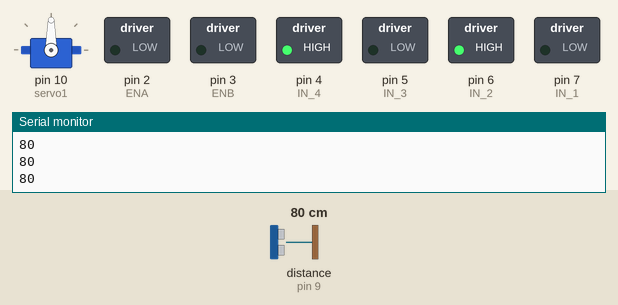
The sketch below on a simulated Arduino Uno, built with avr-gcc and run on an emulated ATmega328P. On the bench: servo, switched loads named in the sketch (green lamp = pin HIGH), the last lines printed to the serial monitor. Wiring (inferred from the names in the program): ultrasonic range finder: trigger pin 8; echo pin 9. Dashed ring = blinking. The inputs (shaded band) are chosen by the test bench; at power-on: distance to the obstacle (sensor on pin 9) 80 cm. The echo pulse lasts 58.3 µs per cm; pins used as bus, display or sensor lines are not drawn.

Above: at 1.17 s.
1.5 s: distance to the obstacle (sensor on pin 9) set to 33 cm
4.5 s: distance to the obstacle (sensor on pin 9) set to 26 cm
At 6.3 s:
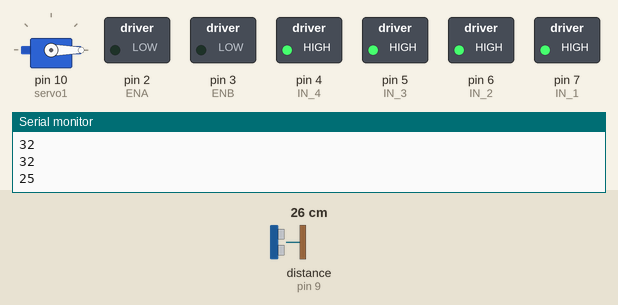
At 8.8 s:
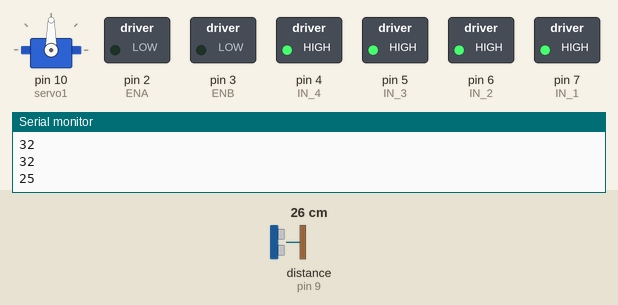
Timing chart, 0 to 13.2 s (numbered marks = the images above; inputs shaded):
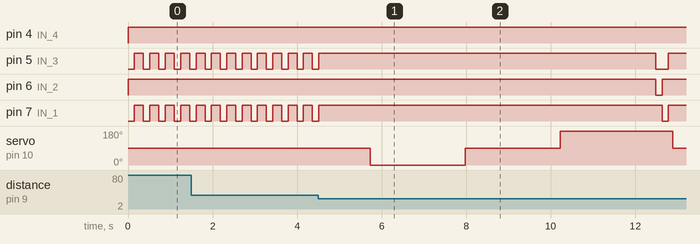

The sketch:

car_sketch_while_rob2.0.ino
```cpp
#include <Servo.h>
Servo servo1;
int pos=90;
int right0;
int rightwor;
int left180;
int forward90;
int cm,x,y;
int m[10],s=0,mean,suma=0;
int range[5];
int i=0;
int IN_1 = 7;
int IN_2 = 6;
int ENA = 2;
int ENB = 3;
int IN_3 = 5;
int IN_4 = 4;
int echoPin = 9;
int trigPin = 8;
 //int rotation = 0;
void setup()
{

Serial.begin (9600);
pinMode(IN_1,OUTPUT);
pinMode(IN_2,OUTPUT);
pinMode(ENA,OUTPUT);
pinMode(IN_3,OUTPUT);
pinMode(IN_4,OUTPUT);
pinMode(ENB,OUTPUT);
pinMode(trigPin, OUTPUT);
pinMode(echoPin, INPUT);
servo1.attach(10);

}
void motorAforward( ) {
 digitalWrite (IN_1, LOW);
 digitalWrite (IN_2, HIGH);
 analogWrite(ENA,0);
}
  void motorBforward( ) {
 digitalWrite (IN_3,LOW );
 digitalWrite (IN_4, HIGH);
 analogWrite(ENB,0);
}
void motorAbackward( ) {
 digitalWrite (IN_1, HIGH);
 digitalWrite (IN_2, LOW);
 analogWrite(ENA,120);
}
void motorBbackward( ) {
 digitalWrite (IN_3, HIGH);
 digitalWrite (IN_4, LOW);
 analogWrite(ENB,120);
}
void motorAstop( ) {
 digitalWrite (IN_1, HIGH);
 digitalWrite (IN_2, HIGH);
 analogWrite(ENA,0);
}
void motorBstop( ) {
 digitalWrite (IN_3, HIGH);
 digitalWrite (IN_4, HIGH);
 analogWrite(ENB,0);
}
void forward ( ) {
 motorAforward();
 motorBforward();
}
void backward ( ) {
 motorAbackward();
 motorBbackward();
}
void right ( ) {
 motorBforward();
 motorAbackward();
}
void left () {
 motorAforward();
 motorBbackward();
}
void breakMotors() {
 motorAstop();
 motorBstop();
}
int Duration()
{
  int duration, cm;
 // digitalWrite(trigPin, LOW);
 // delayMicroseconds(10);
  digitalWrite(trigPin, HIGH);
  delayMicroseconds(10);
  digitalWrite(trigPin, LOW);
  duration = pulseIn(echoPin, HIGH);
  cm = duration / 58;
 // Serial.print(cm);
//  Serial.println(" ");
  //delay(100);
 return cm;
}
void loop()
{
 forward ();
  delay(150);
  motorAstop();
  motorBstop();
  delay(100);
  //while(1){
  pos = 90;
  servo1.write(pos);
  delay(10);
  x = Duration();
  delay(100);
   Serial.println(x);
 while(x < 30 && pos==90)
 {

  motorAstop();
  motorBstop();
  delay(1000);
 for (pos = 0; pos <= 180; pos +=90)
 {
   servo1.write(pos);
  // x = Duration();
   delay(250);
   if(pos==0){
     x = Duration();
     right0=x;
    }
    if(pos==90){
     x = Duration();
    forward90=x;
   }
   if(pos==180){
     x = Duration();
    left180=x;
   } delay(2000);
  }
   Serial.println(" ");
  Serial.println(right0);
  Serial.println(forward90);
  Serial.println(left180);
    Serial.println(" ");
 /* if(forward90<30)
  {
    break;
  }*/
 if(right0>left180 )
    {
      right();

      delay(150); /*
      rightwor=Duration();
      delay(250);
      if(rightwor>30){
        forward();
        }*/
    }
 if (right0<left180)
 {
  left();
   delay(150); /*
  rightwor=Duration();
      delay(250);
      if(rightwor>30){
        forward();
        }   */
     }
 }


  //}
}
```

Measured:
- the behaviour switches between 31 and 30 cm on distance to the obstacle (sensor on pin 9) (found by bisection; images 0 and 1)
- after the input at 4.5 s, pin 6 (IN_2): HIGH → LOW after 8.0 s, → HIGH 0.15 s later; servo on pin 10 (servo1): 90° → 0° after 1.2 s, → 90° 2.3 s later, → 180° 2.3 s later, → 90° 2.7 s later
